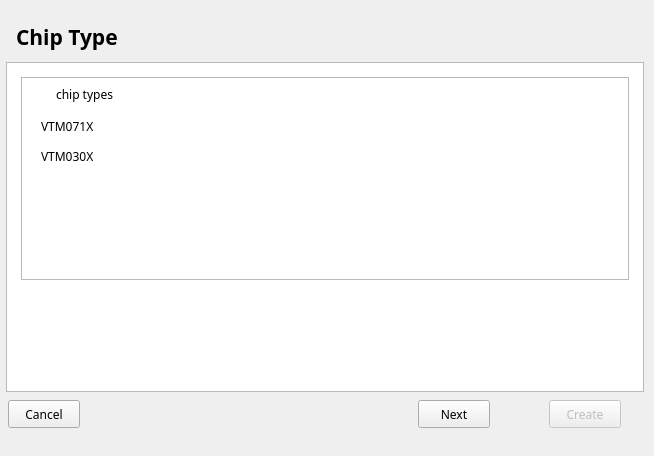
<?xml version="1.0" encoding="UTF-8"?>
<ui version="4.0">
 <class>chip</class>
 <widget class="QDialog" name="chip">
  <property name="windowModality">
   <enum>Qt::ApplicationModal</enum>
  </property>
  <property name="geometry">
   <rect>
    <x>0</x>
    <y>0</y>
    <width>654</width>
    <height>456</height>
   </rect>
  </property>
  <property name="minimumSize">
   <size>
    <width>654</width>
    <height>456</height>
   </size>
  </property>
  <property name="maximumSize">
   <size>
    <width>654</width>
    <height>456</height>
   </size>
  </property>
  <property name="mouseTracking">
   <bool>true</bool>
  </property>
  <property name="windowTitle">
   <string>Choose  Chip Type</string>
  </property>
  <property name="windowIcon">
   <iconset>
    <normaloff>:/req/Create a new project/Yun.png</normaloff>:/req/Create a new project/Yun.png</iconset>
  </property>
  <widget class="QTableView" name="tableView_2">
   <property name="geometry">
    <rect>
     <x>21</x>
     <y>77</y>
     <width>608</width>
     <height>203</height>
    </rect>
   </property>
   <property name="font">
    <font>
     <family>微软雅黑</family>
    </font>
   </property>
  </widget>
  <widget class="QPushButton" name="pushButton_6">
   <property name="enabled">
    <bool>false</bool>
   </property>
   <property name="geometry">
    <rect>
     <x>549</x>
     <y>400</y>
     <width>72</width>
     <height>28</height>
    </rect>
   </property>
   <property name="font">
    <font>
     <family>微软雅黑</family>
    </font>
   </property>
   <property name="layoutDirection">
    <enum>Qt::LeftToRight</enum>
   </property>
   <property name="text">
    <string>Create</string>
   </property>
   <property name="icon">
    <iconset>
     <normaloff>:/新前缀/update/画板 – 4_slices/对号-加粗.png</normaloff>:/新前缀/update/画板 – 4_slices/对号-加粗.png</iconset>
   </property>
  </widget>
  <widget class="QPushButton" name="pushButton_3">
   <property name="geometry">
    <rect>
     <x>8</x>
     <y>400</y>
     <width>72</width>
     <height>28</height>
    </rect>
   </property>
   <property name="font">
    <font>
     <family>微软雅黑</family>
    </font>
   </property>
   <property name="layoutDirection">
    <enum>Qt::LeftToRight</enum>
   </property>
   <property name="text">
    <string>Cancel</string>
   </property>
   <property name="icon">
    <iconset>
     <normaloff>:/新前缀/update/画板 – 4_slices/叉叉.png</normaloff>:/新前缀/update/画板 – 4_slices/叉叉.png</iconset>
   </property>
  </widget>
  <widget class="QPushButton" name="pushButton_4">
   <property name="geometry">
    <rect>
     <x>418</x>
     <y>400</y>
     <width>72</width>
     <height>28</height>
    </rect>
   </property>
   <property name="font">
    <font>
     <family>微软雅黑</family>
    </font>
   </property>
   <property name="layoutDirection">
    <enum>Qt::RightToLeft</enum>
   </property>
   <property name="text">
    <string>Next</string>
   </property>
   <property name="icon">
    <iconset>
     <normaloff>:/新前缀/update/画板 – 4_slices/下一步@2x.png</normaloff>:/新前缀/update/画板 – 4_slices/下一步@2x.png</iconset>
   </property>
  </widget>
  <widget class="QTableView" name="tableView">
   <property name="geometry">
    <rect>
     <x>6</x>
     <y>62</y>
     <width>638</width>
     <height>330</height>
    </rect>
   </property>
   <property name="font">
    <font>
     <family>微软雅黑</family>
    </font>
   </property>
  </widget>
  <widget class="QLabel" name="label_2">
   <property name="geometry">
    <rect>
     <x>56</x>
     <y>86</y>
     <width>80</width>
     <height>16</height>
    </rect>
   </property>
   <property name="font">
    <font>
     <family>微软雅黑</family>
    </font>
   </property>
   <property name="text">
    <string>chip types</string>
   </property>
  </widget>
  <widget class="QLabel" name="label">
   <property name="geometry">
    <rect>
     <x>16</x>
     <y>16</y>
     <width>211</width>
     <height>41</height>
    </rect>
   </property>
   <property name="font">
    <font>
     <family>微软雅黑</family>
     <pointsize>16</pointsize>
     <weight>75</weight>
     <italic>false</italic>
     <bold>true</bold>
    </font>
   </property>
   <property name="text">
    <string>Chip Type</string>
   </property>
  </widget>
  <widget class="QLabel" name="label_3">
   <property name="geometry">
    <rect>
     <x>30</x>
     <y>90</y>
     <width>16</width>
     <height>16</height>
    </rect>
   </property>
   <property name="styleSheet">
    <string notr="true">border-image: url(:/req/update/微芯片.png);</string>
   </property>
   <property name="text">
    <string/>
   </property>
  </widget>
  <widget class="QPushButton" name="VTM32030X">
   <property name="enabled">
    <bool>true</bool>
   </property>
   <property name="geometry">
    <rect>
     <x>40</x>
     <y>140</y>
     <width>561</width>
     <height>32</height>
    </rect>
   </property>
   <property name="font">
    <font>
     <family>微软雅黑</family>
     <kerning>false</kerning>
    </font>
   </property>
   <property name="cursor">
    <cursorShape>PointingHandCursor</cursorShape>
   </property>
   <property name="mouseTracking">
    <bool>false</bool>
   </property>
   <property name="layoutDirection">
    <enum>Qt::LeftToRight</enum>
   </property>
   <property name="styleSheet">
    <string notr="true">text-align:left;</string>
   </property>
   <property name="text">
    <string>VTM030X</string>
   </property>
   <property name="checkable">
    <bool>true</bool>
   </property>
   <property name="checked">
    <bool>false</bool>
   </property>
   <property name="autoExclusive">
    <bool>true</bool>
   </property>
   <property name="flat">
    <bool>true</bool>
   </property>
  </widget>
  <widget class="QPushButton" name="VTM071X">
   <property name="enabled">
    <bool>true</bool>
   </property>
   <property name="geometry">
    <rect>
     <x>40</x>
     <y>110</y>
     <width>561</width>
     <height>32</height>
    </rect>
   </property>
   <property name="font">
    <font>
     <family>微软雅黑</family>
     <kerning>false</kerning>
    </font>
   </property>
   <property name="cursor">
    <cursorShape>PointingHandCursor</cursorShape>
   </property>
   <property name="mouseTracking">
    <bool>false</bool>
   </property>
   <property name="styleSheet">
    <string notr="true">text-align:left;</string>
   </property>
   <property name="text">
    <string>VTM071X</string>
   </property>
   <property name="checkable">
    <bool>true</bool>
   </property>
   <property name="checked">
    <bool>false</bool>
   </property>
   <property name="autoExclusive">
    <bool>true</bool>
   </property>
   <property name="flat">
    <bool>true</bool>
   </property>
  </widget>
  <zorder>tableView</zorder>
  <zorder>tableView_2</zorder>
  <zorder>pushButton_6</zorder>
  <zorder>pushButton_3</zorder>
  <zorder>pushButton_4</zorder>
  <zorder>label_2</zorder>
  <zorder>label</zorder>
  <zorder>label_3</zorder>
  <zorder>VTM32030X</zorder>
  <zorder>VTM071X</zorder>
 </widget>
 <resources>
  <include location="../req/req.qrc"/>
 </resources>
 <connections>
  <connection>
   <sender>pushButton_3</sender>
   <signal>clicked()</signal>
   <receiver>chip</receiver>
   <slot>hide()</slot>
   <hints>
    <hint type="sourcelabel">
     <x>61</x>
     <y>407</y>
    </hint>
    <hint type="destinationlabel">
     <x>152</x>
     <y>412</y>
    </hint>
   </hints>
  </connection>
  <connection>
   <sender>pushButton_4</sender>
   <signal>clicked()</signal>
   <receiver>chip</receiver>
   <slot>newImage()</slot>
   <hints>
    <hint type="sourcelabel">
     <x>436</x>
     <y>413</y>
    </hint>
    <hint type="destinationlabel">
     <x>375</x>
     <y>411</y>
    </hint>
   </hints>
  </connection>
 </connections>
 <slots>
  <slot>newImage()</slot>
 </slots>
</ui>
